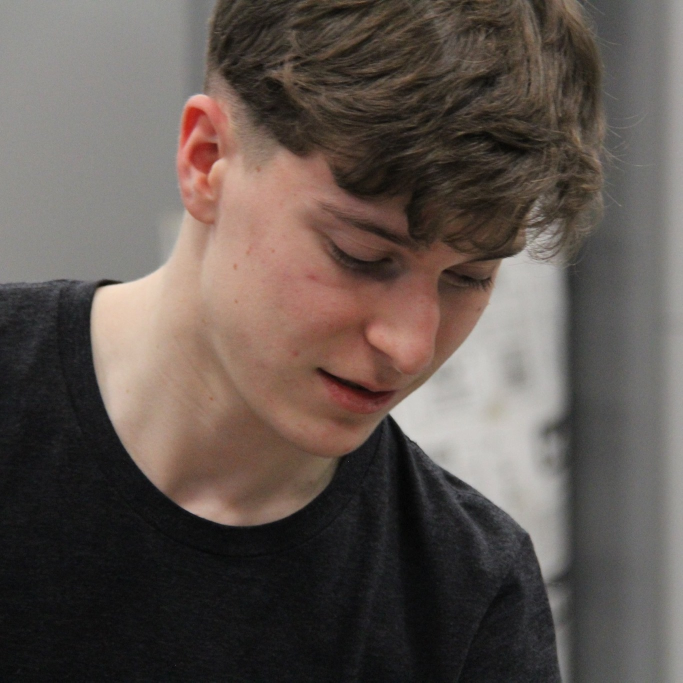
#> input picture img/me.jpg, 1365 x 1365 px (shown at 1/2 size)
$ python gray.py
#> lines starting #> are read from the running program, lines starting #| are printed output that depends on the picture
import cv2

print("OpenCV version: ", cv2.__version__)
img = cv2.imread("img/me.jpg")
#> img is the input picture: shape (1365, 1365, 3); mean B, G, R 79.8, 85.3, 95.6
img = cv2.resize(img, (int(img.shape[1]/2),int(img.shape[0]/2)))
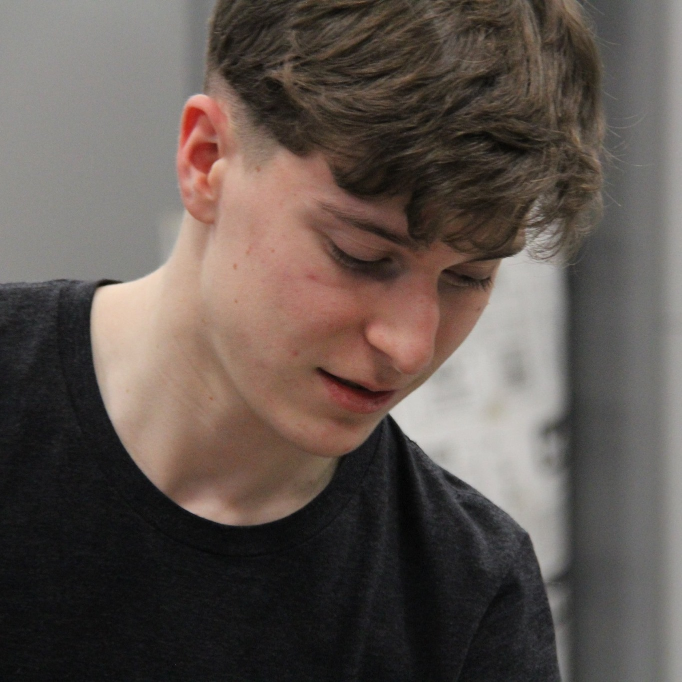
#> img: shape (682, 682, 3); mean B, G, R 79.7, 85.1, 95.4
gray = cv2.cvtColor(img, cv2.COLOR_BGR2GRAY)
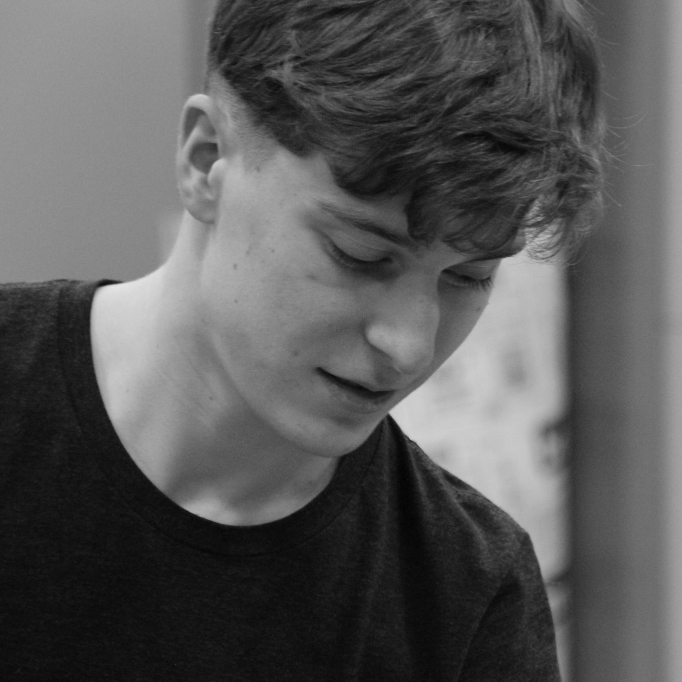
#> gray: shape (682, 682); min 2, max 228, mean 87.6
print(gray)
#> (printed output is left out)
cv2.imshow("Me", img)
cv2.imshow("Me gray", gray)
cv2.waitKey(0)
cv2.destroyAllWindows()

$ run again, with img/cells_in_robot.jpg copied over img/me.jpg
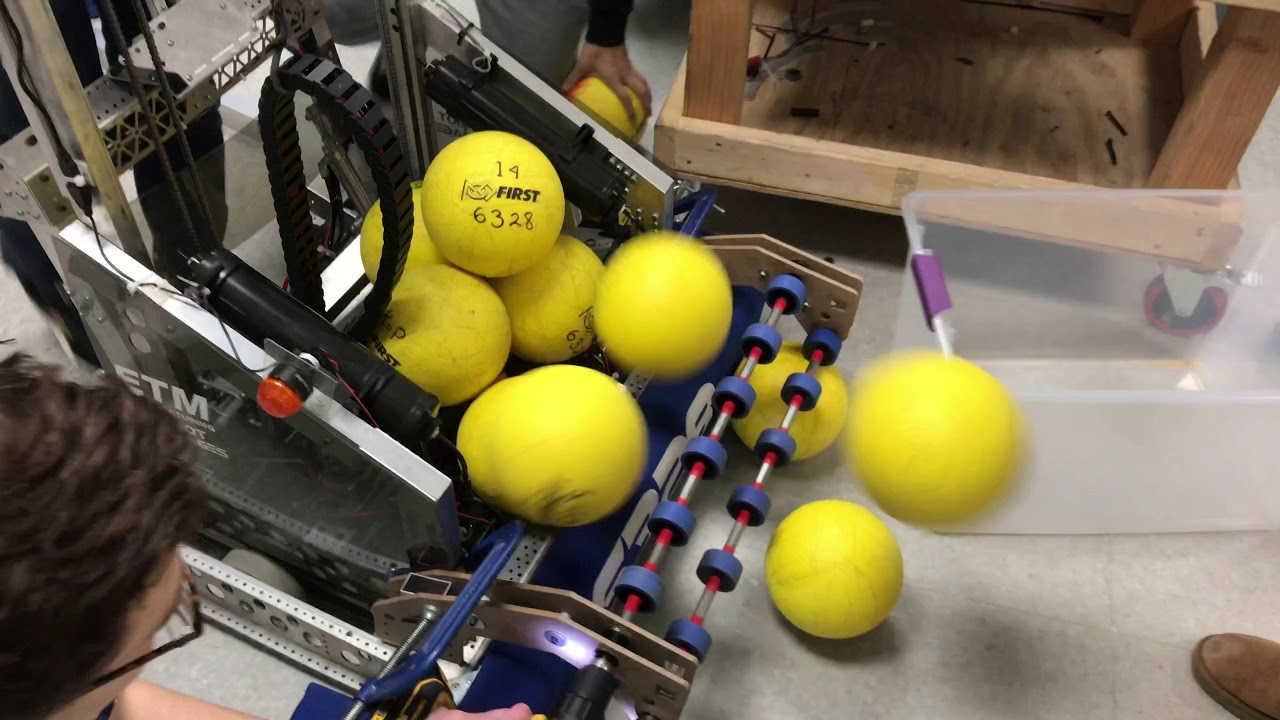
#> input picture img/cells_in_robot.jpg, 1280 x 720 px
#> img is the input picture: shape (720, 1280, 3); mean B, G, R 78.8, 106.5, 117
#> img: shape (360, 640, 3)
#> `gray = cv2.cvtColor(img, cv2.COLOR_BGR2GRAY)`:
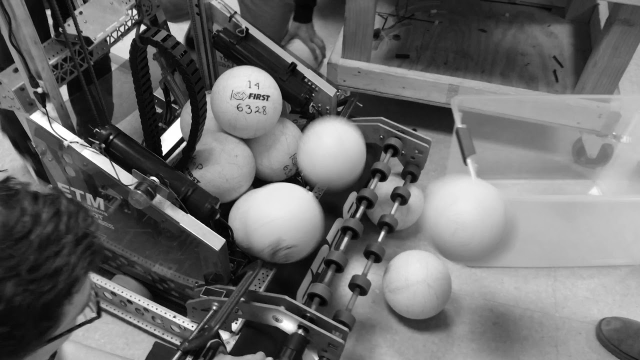
#> gray: shape (360, 640); min 1, max 255, mean 106.6
#> (printed output is left out)

$ run again, with img/gear_in_robot.jpg copied over img/me.jpg
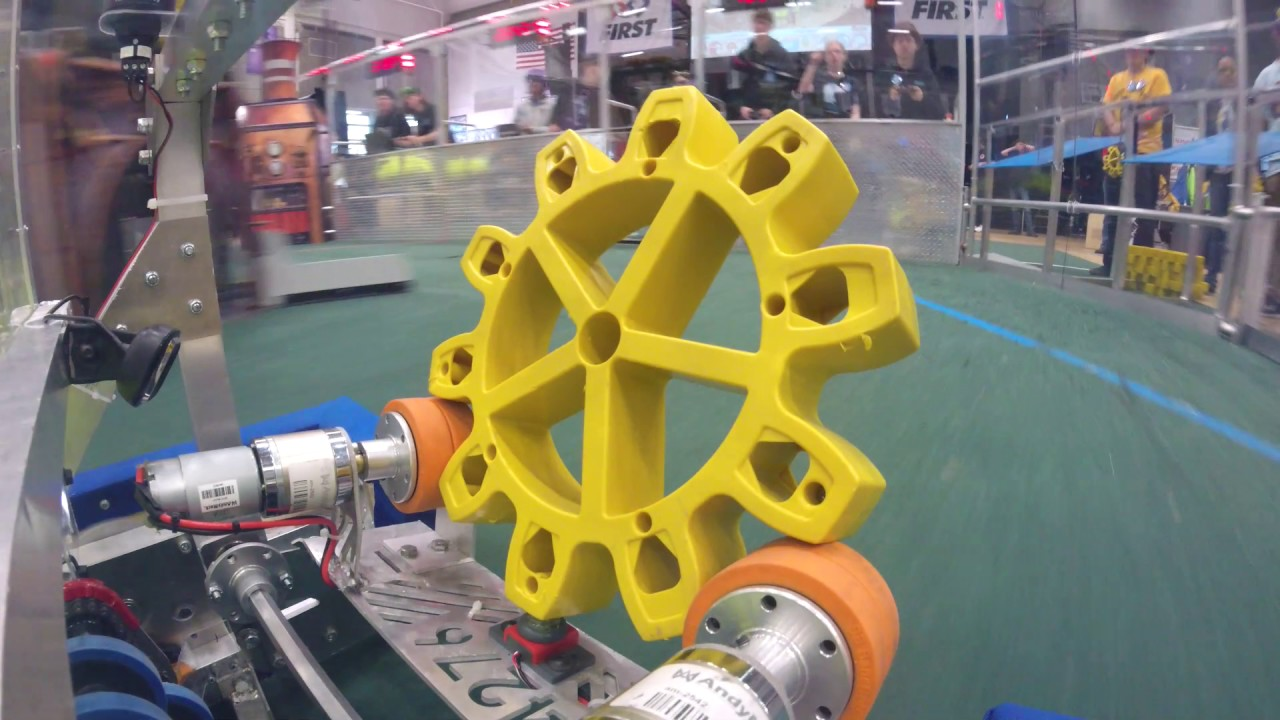
#> input picture img/gear_in_robot.jpg, 1280 x 720 px
#> img is the input picture: shape (720, 1280, 3); mean B, G, R 106.7, 125.2, 128.6
#> img: shape (360, 640, 3)
#> `gray = cv2.cvtColor(img, cv2.COLOR_BGR2GRAY)`:
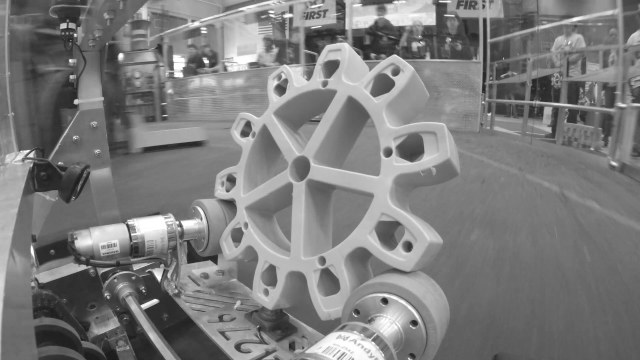
#> gray: shape (360, 640); min 26, max 255, mean 124.2
#> (printed output is left out)
